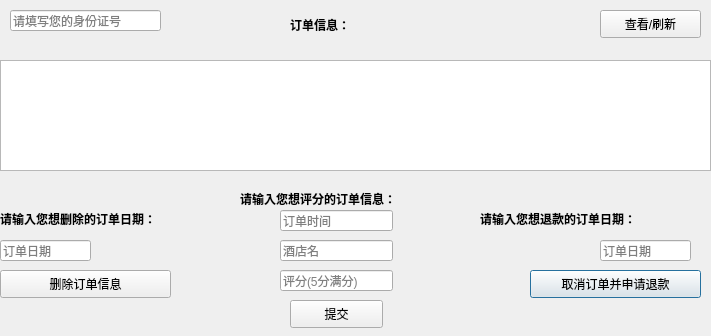
<?xml version="1.0" encoding="UTF-8"?>
<ui version="4.0">
 <class>myorder</class>
 <widget class="QDialog" name="myorder">
  <property name="geometry">
   <rect>
    <x>0</x>
    <y>0</y>
    <width>711</width>
    <height>336</height>
   </rect>
  </property>
  <property name="windowTitle">
   <string>Dialog</string>
  </property>
  <widget class="QTableWidget" name="tableWidget">
   <property name="geometry">
    <rect>
     <x>0</x>
     <y>60</y>
     <width>711</width>
     <height>111</height>
    </rect>
   </property>
  </widget>
  <widget class="QPushButton" name="remoneyBtn">
   <property name="geometry">
    <rect>
     <x>530</x>
     <y>270</y>
     <width>171</width>
     <height>28</height>
    </rect>
   </property>
   <property name="styleSheet">
    <string notr="true">font: 10pt &quot;仿宋&quot;;</string>
   </property>
   <property name="text">
    <string>取消订单并申请退款</string>
   </property>
  </widget>
  <widget class="QLineEdit" name="lineEdit">
   <property name="geometry">
    <rect>
     <x>600</x>
     <y>240</y>
     <width>91</width>
     <height>21</height>
    </rect>
   </property>
   <property name="placeholderText">
    <string>订单日期</string>
   </property>
  </widget>
  <widget class="QLabel" name="label">
   <property name="geometry">
    <rect>
     <x>290</x>
     <y>10</y>
     <width>111</width>
     <height>31</height>
    </rect>
   </property>
   <property name="styleSheet">
    <string notr="true">font: 10pt &quot;仿宋&quot;;
font: 14pt &quot;仿宋&quot;;</string>
   </property>
   <property name="text">
    <string>&lt;html&gt;&lt;head/&gt;&lt;body&gt;&lt;p&gt;&lt;span style=&quot; font-weight:600;&quot;&gt;订单信息：&lt;/span&gt;&lt;/p&gt;&lt;/body&gt;&lt;/html&gt;</string>
   </property>
  </widget>
  <widget class="QLabel" name="label_2">
   <property name="geometry">
    <rect>
     <x>480</x>
     <y>210</y>
     <width>221</width>
     <height>16</height>
    </rect>
   </property>
   <property name="styleSheet">
    <string notr="true">font: 10pt &quot;仿宋&quot;;</string>
   </property>
   <property name="text">
    <string>&lt;html&gt;&lt;head/&gt;&lt;body&gt;&lt;p&gt;&lt;span style=&quot; font-size:9pt; font-weight:600;&quot;&gt;请输入您想退款的订单日期：&lt;/span&gt;&lt;/p&gt;&lt;/body&gt;&lt;/html&gt;</string>
   </property>
  </widget>
  <widget class="QLabel" name="label_3">
   <property name="geometry">
    <rect>
     <x>0</x>
     <y>210</y>
     <width>221</width>
     <height>16</height>
    </rect>
   </property>
   <property name="styleSheet">
    <string notr="true">font: 10pt &quot;仿宋&quot;;</string>
   </property>
   <property name="text">
    <string>&lt;html&gt;&lt;head/&gt;&lt;body&gt;&lt;p&gt;&lt;span style=&quot; font-size:9pt; font-weight:600;&quot;&gt;请输入您想删除的订单日期：&lt;/span&gt;&lt;/p&gt;&lt;/body&gt;&lt;/html&gt;</string>
   </property>
  </widget>
  <widget class="QLineEdit" name="lineEdit_2">
   <property name="geometry">
    <rect>
     <x>0</x>
     <y>240</y>
     <width>91</width>
     <height>21</height>
    </rect>
   </property>
   <property name="placeholderText">
    <string>订单日期</string>
   </property>
  </widget>
  <widget class="QPushButton" name="detBtn">
   <property name="geometry">
    <rect>
     <x>0</x>
     <y>270</y>
     <width>171</width>
     <height>28</height>
    </rect>
   </property>
   <property name="styleSheet">
    <string notr="true">font: 10pt &quot;仿宋&quot;;</string>
   </property>
   <property name="text">
    <string>删除订单信息</string>
   </property>
  </widget>
  <widget class="QPushButton" name="searchBtn">
   <property name="geometry">
    <rect>
     <x>600</x>
     <y>10</y>
     <width>101</width>
     <height>28</height>
    </rect>
   </property>
   <property name="styleSheet">
    <string notr="true">font: 10pt &quot;仿宋&quot;;</string>
   </property>
   <property name="text">
    <string>查看/刷新</string>
   </property>
  </widget>
  <widget class="QLineEdit" name="lineEdit_3">
   <property name="geometry">
    <rect>
     <x>10</x>
     <y>10</y>
     <width>151</width>
     <height>21</height>
    </rect>
   </property>
   <property name="placeholderText">
    <string>请填写您的身份证号</string>
   </property>
  </widget>
  <widget class="QLabel" name="label_4">
   <property name="geometry">
    <rect>
     <x>240</x>
     <y>190</y>
     <width>221</width>
     <height>16</height>
    </rect>
   </property>
   <property name="styleSheet">
    <string notr="true">font: 9pt &quot;仿宋&quot;;</string>
   </property>
   <property name="text">
    <string>&lt;html&gt;&lt;head/&gt;&lt;body&gt;&lt;p&gt;&lt;span style=&quot; font-weight:600;&quot;&gt;请输入您想评分的订单信息：&lt;/span&gt;&lt;/p&gt;&lt;/body&gt;&lt;/html&gt;</string>
   </property>
  </widget>
  <widget class="QLineEdit" name="lineEdit_5">
   <property name="geometry">
    <rect>
     <x>280</x>
     <y>240</y>
     <width>113</width>
     <height>21</height>
    </rect>
   </property>
   <property name="toolTip">
    <string>&lt;html&gt;&lt;head/&gt;&lt;body&gt;&lt;p&gt;请保留一位小数&lt;/p&gt;&lt;/body&gt;&lt;/html&gt;</string>
   </property>
   <property name="placeholderText">
    <string>酒店名</string>
   </property>
  </widget>
  <widget class="QPushButton" name="submitBtn">
   <property name="geometry">
    <rect>
     <x>290</x>
     <y>300</y>
     <width>93</width>
     <height>28</height>
    </rect>
   </property>
   <property name="styleSheet">
    <string notr="true">font: 10pt &quot;仿宋&quot;;</string>
   </property>
   <property name="text">
    <string>提交</string>
   </property>
  </widget>
  <widget class="QLineEdit" name="lineEdit_6">
   <property name="geometry">
    <rect>
     <x>280</x>
     <y>270</y>
     <width>113</width>
     <height>21</height>
    </rect>
   </property>
   <property name="placeholderText">
    <string>评分(5分满分)</string>
   </property>
  </widget>
  <widget class="QLineEdit" name="lineEdit_4">
   <property name="geometry">
    <rect>
     <x>280</x>
     <y>210</y>
     <width>113</width>
     <height>21</height>
    </rect>
   </property>
   <property name="placeholderText">
    <string>订单时间</string>
   </property>
  </widget>
 </widget>
 <resources/>
 <connections/>
</ui>
